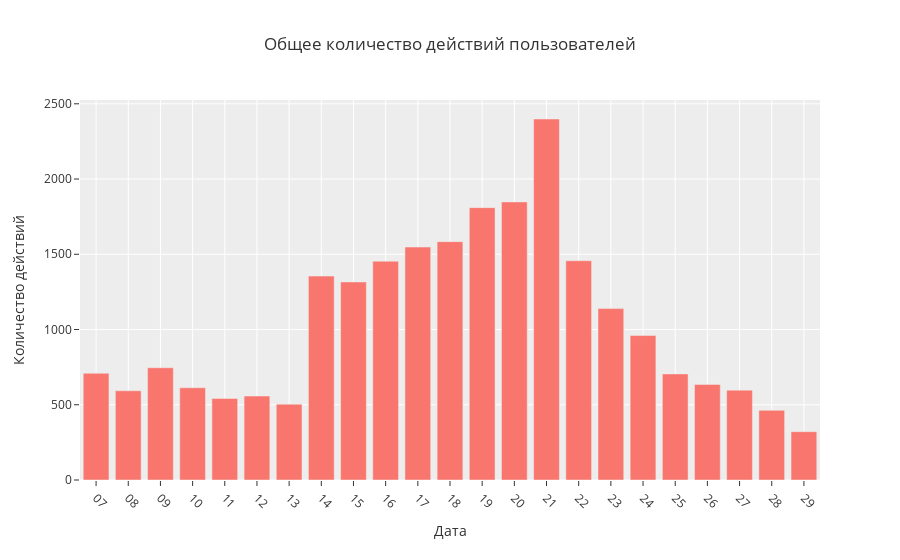

Notebook code for this chart:
### Markdown cell above
Сгруппируем события по дням и построим столбчатую диаграмму:

### Code cell
events_count = rec_events.groupby('day_of_december')['event_name'].count().reset_index().rename(columns={'day_event_dt': 'day', 'event_name': 'count'})
fig = px.bar(events_count, 
             y='count', 
             x= 'day_of_december', 
             title = 'Общее количество действий пользователей',
             template = 'ggplot2'
             )
fig.update_layout(yaxis_title = 'Количество действий',
                 xaxis_title = 'Дата'
                 )
fig.update_xaxes(tickangle=45)
fig.update_traces(hovertemplate = 'День : %{x} <br>Количество: %{y}')

fig.show()

### Figure 1 — Plotly figure (JSON) as saved in the notebook; plotly's stock layout.template omitted (floating-point values rounded to 4 significant figures)
{"data": [{"alignmentgroup": "True", "hovertemplate": "День : %{x} <br>Количество: %{y}", "legendgroup": "", "marker": {"color": "#F8766D", "pattern": {"shape": ""}}, "name": "", "offsetgroup": "", "orientation": "v", "showlegend": false, "textposition": "auto", "type": "bar", "x": ["07", "08", "09", "10", "11", "12", "13", "14", "15", "16", "17", "18", "19", "20", "21", "22", "23", "24", "25", "26", "27", "28", "29"], "xaxis": "x", "y": [709, 593, 746, 613, 542, 558, 504, 1355, 1316, 1454, 1548, 1584, 1810, 1848, 2399, 1457, 1139, 960, 705, 635, 597, 463, 321], "yaxis": "y"}], "layout": {"barmode": "relative", "legend": {"tracegroupgap": 0}, "title": {"text": "Общее количество действий пользователей"}, "xaxis": {"anchor": "y", "domain": [0, 1], "tickangle": 45, "title": {"text": "Дата"}}, "yaxis": {"anchor": "x", "domain": [0, 1], "title": {"text": "Количество действий"}}}}
